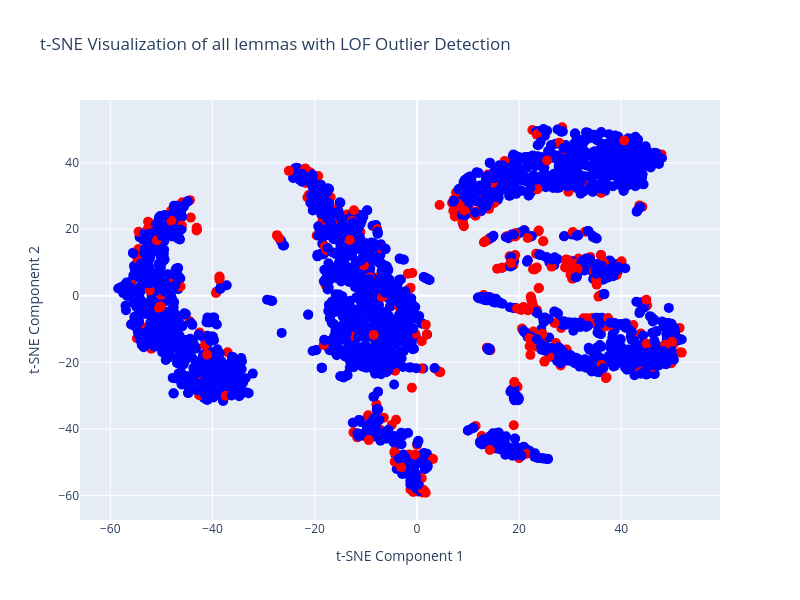

The cell this chart's notebook holds for it:
### Code cell
from sklearn.manifold import TSNE
import plotly.graph_objects as go
import pandas as pd
negative_outlier_factors = clf.negative_outlier_factor_
# Dimensionality reduction using t-SNE
tsne = TSNE(n_components=2, random_state=42)
X_reduced = tsne.fit_transform(X)

# Prepare data for Plotly visualization
data = pd.DataFrame({
    "Component 1": X_reduced[:, 0],
    "Component 2": X_reduced[:, 1],
    "Word": unique_lemma,
    "Outlier": ["Outlier" if pred == -1 else "Inlier" for pred in y_pred],
    "Negative Outlier Factor": negative_outlier_factors
})

# Create a scatter plot with Plotly
fig = go.Figure()

# Add scatter points
fig.add_trace(go.Scatter(
    x=data["Component 1"],
    y=data["Component 2"],
    mode='markers',
    marker=dict(size=10, color=["red" if o == "Outlier" else "blue" for o in data["Outlier"]]),
    text=data["Word"],  
    customdata=data["Negative Outlier Factor"],  # Inlier/Outlier status for hover
    hovertemplate="Word: %{text}<br>Score: %{customdata}<extra></extra>"
))

# Update layout
fig.update_layout(
    title="t-SNE Visualization of all lemmas with LOF Outlier Detection",
    xaxis_title="t-SNE Component 1",
    yaxis_title="t-SNE Component 2",
    width=800,
    height=600
)

# Show the plot
fig.show()

print(f"Number of outliers detected: {n_outliers}/{X.shape[0]}")

### Figure 1 — Plotly figure (JSON) as saved in the notebook; plotly's stock layout.template omitted (floating-point values rounded to 4 significant figures; data arrays with more than 128 entries replaced by an {"elided": "..."} marker saying what was removed)
{"data": [{"customdata": {"elided": "2978 float values"}, "hovertemplate": "Word: %{text}<br>Score: %{customdata}<extra></extra>", "marker": {"color": {"elided": "2978 str values"}, "size": 10}, "mode": "markers", "text": {"elided": "2978x2 str values"}, "type": "scatter", "x": {"elided": "2978 float values"}, "y": {"elided": "2978 float values"}}], "layout": {"height": 600, "title": {"text": "t-SNE Visualization of all lemmas with LOF Outlier Detection"}, "width": 800, "xaxis": {"title": {"text": "t-SNE Component 1"}}, "yaxis": {"title": {"text": "t-SNE Component 2"}}}}
